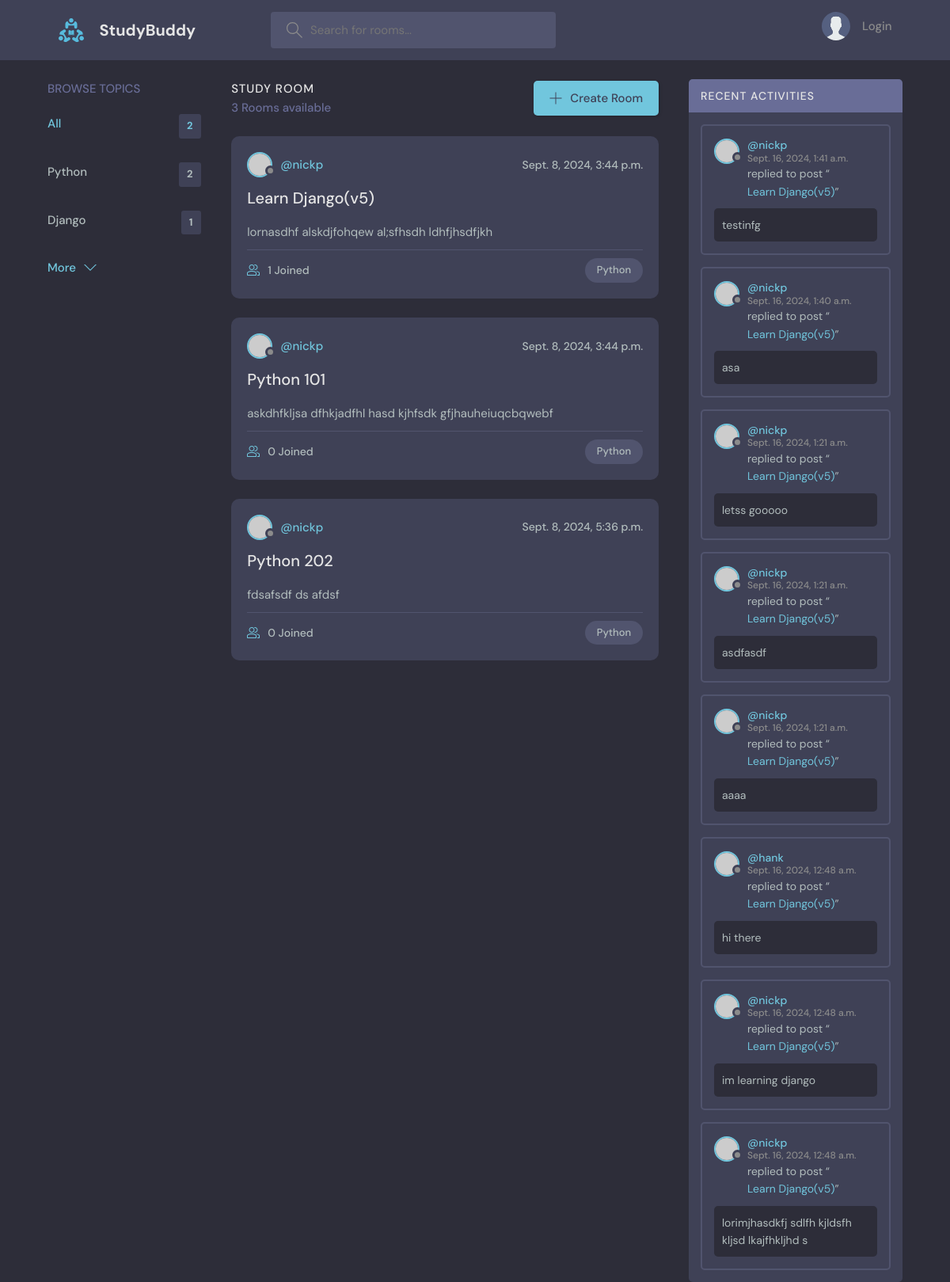
/, run on an earlier commit of the app's database.
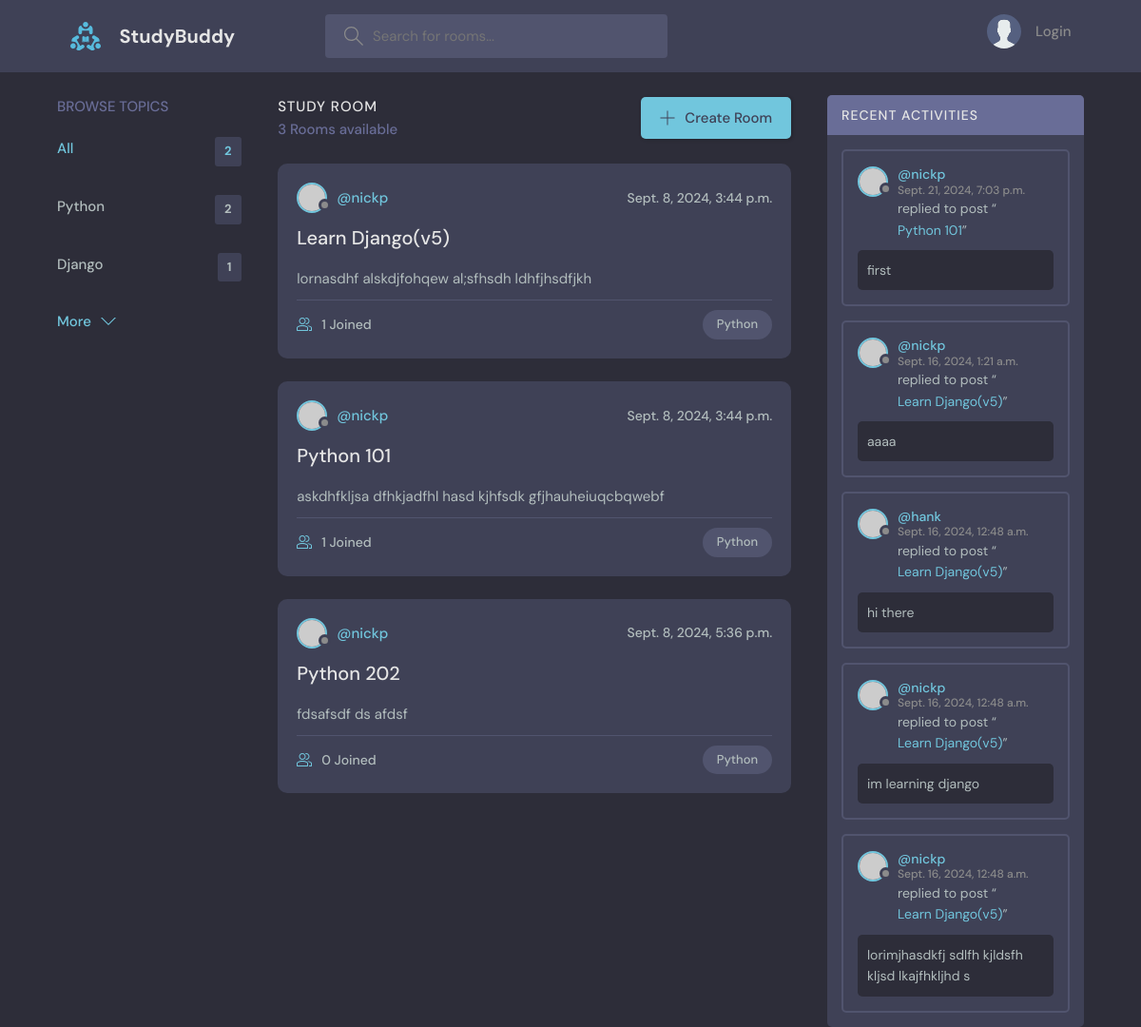
And on a later commit of the database.
### base/models.py (models this page shows, shortened)
class Topic(models.Model):
    name = models.CharField(max_length=100)

class Room(models.Model):
    host = models.ForeignKey(User, on_delete=models.SET_NULL, null=True)
    topic = models.ForeignKey(Topic, on_delete=models.CASCADE, null=True)
    name = models.CharField(max_length=20)
    desc = models.TextField(null=True, blank=True)
    participants = models.ManyToManyField(User, related_name='participants', blank=True)
    last_update = models.DateTimeField(auto_now=True)
    date_created = models.DateTimeField(auto_now_add=True)

class Message(models.Model):
    user = models.ForeignKey(User, on_delete=models.CASCADE)
    room = models.ForeignKey(Room, on_delete=models.CASCADE)
    msg = models.TextField()
    updated = models.DateTimeField(auto_now=True)
    created = models.DateTimeField(auto_now_add=True)
    class Meta:
        ordering = ['-updated', '-created']

### base/views.py (the view)
# urls.py: path('', views.home, name='home'),
def home(request) -> HttpResponse:
    q = request.GET.get('q') if request.GET.get('q') != None else ''
    if q:
        rooms = Room.objects.filter(
            Q(topic__name__icontains=q) |
            Q(name__icontains=q) |
            Q(desc__icontains=q)
            )
    else:
        rooms = Room.objects.all()
    room_count = rooms.count()
    topics = Topic.objects.all()
    room_messages = Message.objects.filter(Q(room__name__icontains=q))
    context = {"rooms":rooms, "topics":topics, "room_count":room_count, "room_messages": room_messages}
    return render(request, "home.html", context)

### templates/home.html (shortened to what this page needs)
{% extends 'main.html' %}
{% block content %}
<main class="layout layout--3">
    <div class="container">
     {% include 'topics_component.html' %}
    <div class="roomList">
        <div class="roomList__header">
        <div>
            <h2>Study Room</h2>
            <p>{{room_count}} Rooms available</p>
        </div>
        <a class="btn btn--main" href="{% url 'create_room' %}">
            <svg version="1.1" xmlns="http://www.w3.org/2000/svg" width="32" height="32" viewBox="0 0 32 32">
            <title>add</title>
            <path
                d="M16.943 0.943h-1.885v14.115h-14.115v1.885h14.115v14.115h1.885v-14.115h14.115v-1.885h-14.115v-14.115z"
            ></path>
            </svg>
            Create Room
        </a>
        </div>
        {% include 'feed_component.html' %}
    </div>
    <div class="activities">
        <div class="activities__header">
        <h2>Recent Activities</h2>
        </div>
        {% include 'activity_component.html' %}
    </div>
    </div>
</main>
{% endblock content %}

### templates/topics_component.html (shortened to what this page needs)
<div class="topics">
    <div class="topics__header">
    <h2>Browse Topics</h2>
    </div>
    <ul class="topics__list">
    <li>
        <a href="{% url 'home'}" class="active">All <span>{{topics.count}}</span></a>
    </li>
    {% for topic in topics %}
        <li>
            <a href="/?q={{topic.name}}">{{topic.name}} <span>{{topic.room_set.all.count}}</span></a>
        </li>
    </ul>
    <a class="btn btn--link" href="topics.html">
    More
    <svg version="1.1" xmlns="http://www.w3.org/2000/svg" width="32" height="32" viewBox="0 0 32 32">
        <title>chevron-down</title>
        <path d="M16 21l-13-13h-3l16 16 16-16h-3l-13 13z"></path>
    </svg>
    </a>
</div>

### templates/feed_component.html (shortened to what this page needs)
{% for room in rooms %}
<div class="roomListRoom">
    <div class="roomListRoom__header">
        <a href="{% url 'user-profile' room.host.id %}" class="roomListRoom__author">
        <div class="avatar avatar--small">
            <img src="https://randomuser.me/api/portraits/women/11.jpg" />
        </div>
        <span>@{{room.host}}</span>
        </a>
        <div class="roomListRoom__actions">
        <span>{{room.date_created}}</span>
        </div>
    </div>
    <div class="roomListRoom__content">
        <a href="{% url 'room' room.id %}">{{room.name}}</a>
        <p>
        {{room.desc}}
        </p>
    </div>
    <div class="roomListRoom__meta">
        <a href="{% url 'room' room.id %}" class="roomListRoom__joined">
        {{room.participants.all.count}} Joined
        </a>
        <p class="roomListRoom__topic">Python</p>
    </div>
</div>
{% endfor %}

### templates/activity_component.html (shortened to what this page needs)
{% for message in room_messages%}
<div class="activities__box">
    <div class="activities__boxHeader roomListRoom__header">
        <a href="{% url 'user-profile' message.user.id %}" class="roomListRoom__author">
        <div class="avatar avatar--small">
            <img src="https://randomuser.me/api/portraits/women/11.jpg" />
        </div>
        <p>
            @{{message.user}}
            <span>{{message.created}}</span>
        </p>
        </a>
    </div>
    <div class="activities__boxContent">
        <p>replied to post “<a href="{% url 'room' message.room.id %}">{{message.room.name}}</a>”</p>
        <div class="activities__boxRoomContent">
        {{message.msg}}
        </div>
    </div>
</div>
{% endfor %}

What changed in the data, as far as the page shows it:
removed Message: user "nickp", created "Sept. 16, 2024, 1:41 a.m.", room.name "Learn Django(v5)", msg "testinfg"
removed Message: user "nickp", created "Sept. 16, 2024, 1:40 a.m.", room.name "Learn Django(v5)", msg "asa"
removed Message: user "nickp", created "Sept. 16, 2024, 1:21 a.m.", room.name "Learn Django(v5)", msg "letss gooooo"
removed Message: user "nickp", created "Sept. 16, 2024, 1:21 a.m.", room.name "Learn Django(v5)", msg "asdfasdf"
computed for Room "Python 101": participants.all.count "0" → "1"
added Message: user "nickp", created "Sept. 21, 2024, 7:03 p.m.", room.name "Python 101", msg "first"
